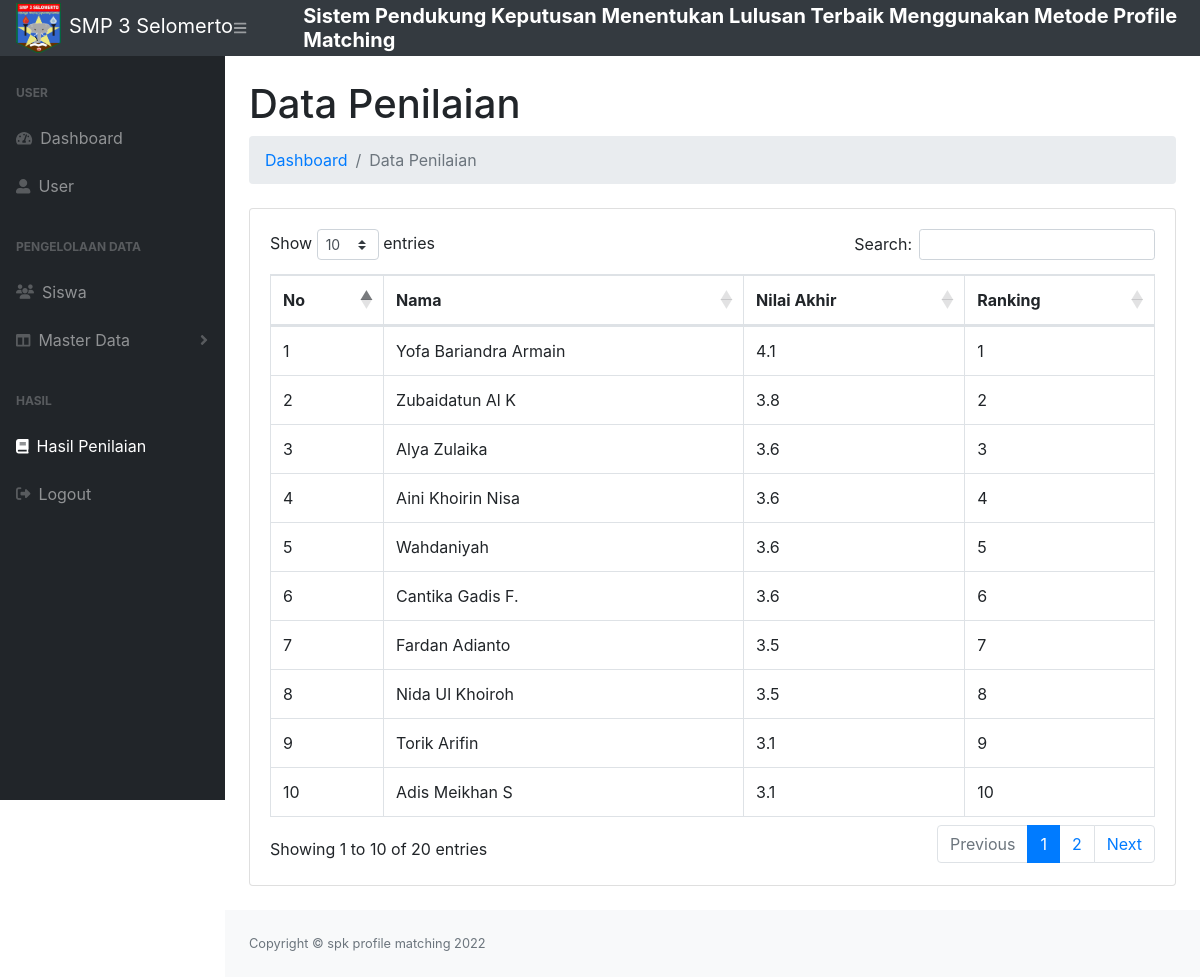
Page /hasil.php (signed in) on the committed database.
### tables this page shows
CREATE TABLE `pm_ranking` (
  `id_siswa` int(11) NOT NULL,
  `nilai_akhir` float NOT NULL
);

CREATE TABLE `siswa` (
  `id_siswa` int(11) NOT NULL,
  `nis_siswa` int(11) NOT NULL,
  `nama_siswa` varchar(100) NOT NULL,
  `kelas` varchar(5) NOT NULL
);

### hasil.php (the view, shortened to what this page needs)
<?php
    include 'db.php';
?>
<!DOCTYPE html>
<html lang="en">
    <head>
        <link href="css/styles.css" rel="stylesheet" />
        <link href="https://cdn.datatables.net/1.10.20/css/dataTables.bootstrap4.min.css" rel="stylesheet" />
    </head>
    <body class="sb-nav-fixed">
        <nav class="sb-topnav navbar navbar-expand navbar-dark bg-dark">
            <a class="navbar-brand" href="index.php"><img src="img/logo.png" alt="image" height="50" width="45" class="mr-2">SMP 3 Selomerto</a>
            <button class="btn btn-link btn-sm order-1 order-lg-0" id="sidebarToggle" href="#"><i class="fas fa-bars"></i></button>
            <h5 class="mt-2 ml-5 text-white"><strong>Sistem Pendukung Keputusan Menentukan Lulusan Terbaik Menggunakan Metode Profile Matching</strong></h5>
        </nav>
        <div id="layoutSidenav">
            <div id="layoutSidenav_nav">
            <nav class="sb-sidenav accordion sb-sidenav-dark" id="sidenavAccordion">
                    <div class="sb-sidenav-menu">
                        <div class="nav">
                            <div class="sb-sidenav-menu-heading">User</div>
                            <a class="nav-link" href="index.php">
                                <div class="sb-nav-link-icon"><i class="fas fa-tachometer-alt"></i></div>
                                Dashboard
                            </a>
                            <a class="nav-link" href="admin.php">
                                <div class="sb-nav-link-icon"><i class="fas fa-user-alt"></i></div>
                                User
                            </a>
                            <div class="sb-sidenav-menu-heading">Pengelolaan Data</div>
                            <a class="nav-link" href="siswa.php">
                                <div class="sb-nav-link-icon"><i class="fa-sharp fa-solid fa-users"></i></div>
                                Siswa
                            </a>
                            <a class="nav-link collapsed" href="#" data-toggle="collapse" data-target="#collapseLayouts" aria-expanded="false" aria-controls="collapseLayouts">
                                <div class="sb-nav-link-icon"><i class="fas fa-columns"></i></div>
                                Master Data
                                <div class="sb-sidenav-collapse-arrow"><i class="fas fa-angle-down"></i></div>
                            </a>
                            <div class="sb-sidenav-menu-heading">Hasil</div>
                            <a class="nav-link" href="hasil.php">
                                <div class="sb-nav-link-icon"><i class="fas fa-book"></i></div>
                                Hasil Penilaian
                            </a>
                            <a class="nav-link" href="logout.php">
                                <div class="sb-nav-link-icon"><i class="fa-solid fa-right-from-bracket"></i></div>
                                Logout
                            </a>
                        </div>
                    </div>
                </nav>
            </div>
            <div id="layoutSidenav_content">
                <main>
                    <div class="container-fluid">
                        <h1 class="mt-4">Data Penilaian</h1>
                        <ol class="breadcrumb mb-4">
                            <li class="breadcrumb-item"><a href="index.php">Dashboard</a></li>
                            <li class="breadcrumb-item active">Data Penilaian</li>
                        </ol>
                        <div class="card mb-4">
                            <div class="card-body">
                                <div class="table-responsive">
                                    <table class="table table-bordered" id="dataTable" width="100%" cellspacing="0">
                                    <thead>
                                            <th>No</th>
                                            <th>Nama</th>
                                            <th>Nilai Akhir</th>
                                            <th>Ranking</th>
                                        </thead>
                                        <tbody>
                                            <?php
                                                $b =1;
                                                $query = mysqli_query($conn, "select pm_ranking.*, siswa.* from pm_ranking, siswa where pm_ranking.id_siswa = siswa.id_siswa order by pm_ranking.nilai_akhir desc");
                                                $i =1 ;
                                                while($row = mysqli_fetch_assoc($query)){
                                            ?>
                                                <tr>
                                                    <td><?= $b++?></td>
                                                    <td><?= $row['nama_siswa'] ?></td>
                                                    <td><?= $row['nilai_akhir'] ?> </td>
                                                    <td><?= $i++ ?></td>
                                                </tr>
                                            <?php } ?>
                                        </tbody>
                                    </table>
                            </div>
                        </div>
                    </div>
                </main>
                <footer class="py-4 bg-light mt-auto">
                    <div class="container-fluid">
                        <div class="d-flex align-items-center justify-content-between small">
                            <div class="text-muted">Copyright &copy; spk profile matching 2022</div>
                        </div>
                    </div>
                </footer>
            </div>
        </div>
    </body>
</html>

### rows in the picture
pm_ranking: siswa.nama_siswa "Yofa Bariandra Armain", nilai_akhir "4.1"
pm_ranking: siswa.nama_siswa "Zubaidatun Al K", nilai_akhir "3.8"
pm_ranking: siswa.nama_siswa "Alya Zulaika", nilai_akhir "3.6"
pm_ranking: siswa.nama_siswa "Aini Khoirin Nisa", nilai_akhir "3.6"
pm_ranking: siswa.nama_siswa "Wahdaniyah", nilai_akhir "3.6"
pm_ranking: siswa.nama_siswa "Cantika Gadis F.", nilai_akhir "3.6"
pm_ranking: siswa.nama_siswa "Fardan Adianto", nilai_akhir "3.5"
pm_ranking: siswa.nama_siswa "Nida Ul Khoiroh", nilai_akhir "3.5"
pm_ranking: siswa.nama_siswa "Torik Arifin", nilai_akhir "3.1"
pm_ranking: siswa.nama_siswa "Adis Meikhan S", nilai_akhir "3.1"
